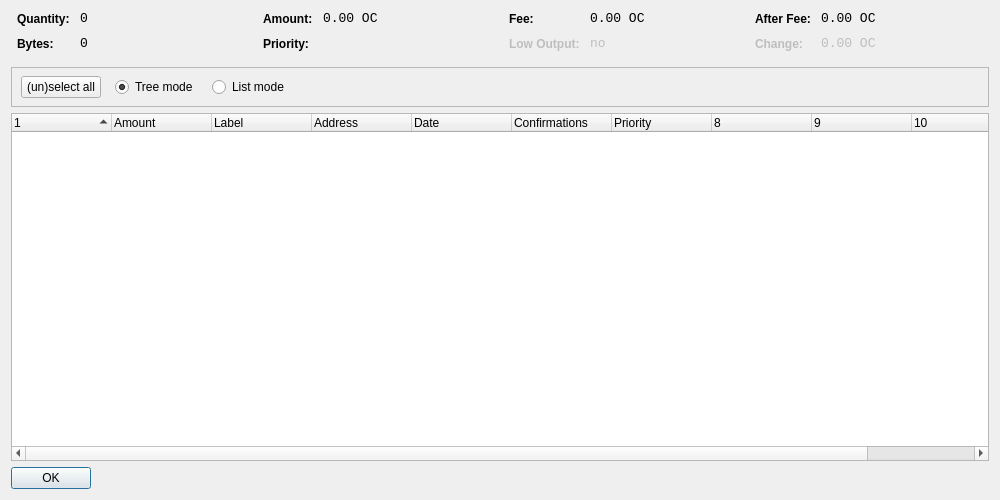
<?xml version="1.0" encoding="UTF-8"?>
<ui version="4.0">
 <class>CoinControlDialog</class>
 <widget class="QDialog" name="CoinControlDialog">
  <property name="geometry">
   <rect>
    <x>0</x>
    <y>0</y>
    <width>1000</width>
    <height>500</height>
   </rect>
  </property>
  <property name="windowTitle">
   <string>Coin Control</string>
  </property>
  <layout class="QVBoxLayout" name="verticalLayout">
   <item>
    <layout class="QHBoxLayout" name="horizontalLayoutTop" stretch="0,0,0,0">
     <property name="topMargin">
      <number>0</number>
     </property>
     <property name="bottomMargin">
      <number>10</number>
     </property>
     <item>
      <layout class="QFormLayout" name="formLayoutCoinControl1">
       <property name="horizontalSpacing">
        <number>10</number>
       </property>
       <property name="verticalSpacing">
        <number>10</number>
       </property>
       <property name="leftMargin">
        <number>6</number>
       </property>
       <property name="rightMargin">
        <number>6</number>
       </property>
       <item row="0" column="0">
        <widget class="QLabel" name="labelCoinControlQuantityText">
         <property name="styleSheet">
          <string notr="true">font-weight:bold;</string>
         </property>
         <property name="text">
          <string>Quantity:</string>
         </property>
        </widget>
       </item>
       <item row="0" column="1">
        <widget class="QLabel" name="labelCoinControlQuantity">
         <property name="font">
          <font>
           <family>Monospace</family>
           <pointsize>10</pointsize>
          </font>
         </property>
         <property name="cursor">
          <cursorShape>IBeamCursor</cursorShape>
         </property>
         <property name="contextMenuPolicy">
          <enum>Qt::ActionsContextMenu</enum>
         </property>
         <property name="text">
          <string>0</string>
         </property>
         <property name="textInteractionFlags">
          <set>Qt::LinksAccessibleByMouse|Qt::TextSelectableByKeyboard|Qt::TextSelectableByMouse</set>
         </property>
        </widget>
       </item>
       <item row="1" column="0">
        <widget class="QLabel" name="labelCoinControlBytesText">
         <property name="styleSheet">
          <string notr="true">font-weight:bold;</string>
         </property>
         <property name="text">
          <string>Bytes:</string>
         </property>
        </widget>
       </item>
       <item row="1" column="1">
        <widget class="QLabel" name="labelCoinControlBytes">
         <property name="font">
          <font>
           <family>Monospace</family>
           <pointsize>10</pointsize>
          </font>
         </property>
         <property name="cursor">
          <cursorShape>IBeamCursor</cursorShape>
         </property>
         <property name="contextMenuPolicy">
          <enum>Qt::ActionsContextMenu</enum>
         </property>
         <property name="text">
          <string>0</string>
         </property>
         <property name="textInteractionFlags">
          <set>Qt::LinksAccessibleByMouse|Qt::TextSelectableByKeyboard|Qt::TextSelectableByMouse</set>
         </property>
        </widget>
       </item>
      </layout>
     </item>
     <item>
      <layout class="QFormLayout" name="formLayoutCoinControl2">
       <property name="horizontalSpacing">
        <number>10</number>
       </property>
       <property name="verticalSpacing">
        <number>10</number>
       </property>
       <property name="leftMargin">
        <number>6</number>
       </property>
       <property name="rightMargin">
        <number>6</number>
       </property>
       <item row="0" column="0">
        <widget class="QLabel" name="labelCoinControlAmountText">
         <property name="styleSheet">
          <string notr="true">font-weight:bold;</string>
         </property>
         <property name="text">
          <string>Amount:</string>
         </property>
        </widget>
       </item>
       <item row="0" column="1">
        <widget class="QLabel" name="labelCoinControlAmount">
         <property name="font">
          <font>
           <family>Monospace</family>
           <pointsize>10</pointsize>
          </font>
         </property>
         <property name="cursor">
          <cursorShape>IBeamCursor</cursorShape>
         </property>
         <property name="contextMenuPolicy">
          <enum>Qt::ActionsContextMenu</enum>
         </property>
         <property name="text">
          <string>0.00 OC</string>
         </property>
         <property name="textInteractionFlags">
          <set>Qt::LinksAccessibleByMouse|Qt::TextSelectableByKeyboard|Qt::TextSelectableByMouse</set>
         </property>
        </widget>
       </item>
       <item row="1" column="0">
        <widget class="QLabel" name="labelCoinControlPriorityText">
         <property name="styleSheet">
          <string notr="true">font-weight:bold;</string>
         </property>
         <property name="text">
          <string>Priority:</string>
         </property>
        </widget>
       </item>
       <item row="1" column="1">
        <widget class="QLabel" name="labelCoinControlPriority">
         <property name="font">
          <font>
           <family>Monospace</family>
           <pointsize>10</pointsize>
          </font>
         </property>
         <property name="cursor">
          <cursorShape>IBeamCursor</cursorShape>
         </property>
         <property name="contextMenuPolicy">
          <enum>Qt::ActionsContextMenu</enum>
         </property>
         <property name="text">
          <string/>
         </property>
         <property name="textInteractionFlags">
          <set>Qt::LinksAccessibleByMouse|Qt::TextSelectableByKeyboard|Qt::TextSelectableByMouse</set>
         </property>
        </widget>
       </item>
      </layout>
     </item>
     <item>
      <layout class="QFormLayout" name="formLayoutCoinControl3">
       <property name="horizontalSpacing">
        <number>10</number>
       </property>
       <property name="verticalSpacing">
        <number>10</number>
       </property>
       <property name="leftMargin">
        <number>6</number>
       </property>
       <property name="rightMargin">
        <number>6</number>
       </property>
       <item row="0" column="0">
        <widget class="QLabel" name="labelCoinControlFeeText">
         <property name="styleSheet">
          <string notr="true">font-weight:bold;</string>
         </property>
         <property name="text">
          <string>Fee:</string>
         </property>
        </widget>
       </item>
       <item row="0" column="1">
        <widget class="QLabel" name="labelCoinControlFee">
         <property name="font">
          <font>
           <family>Monospace</family>
           <pointsize>10</pointsize>
          </font>
         </property>
         <property name="cursor">
          <cursorShape>IBeamCursor</cursorShape>
         </property>
         <property name="contextMenuPolicy">
          <enum>Qt::ActionsContextMenu</enum>
         </property>
         <property name="text">
          <string>0.00 OC</string>
         </property>
         <property name="textInteractionFlags">
          <set>Qt::LinksAccessibleByMouse|Qt::TextSelectableByKeyboard|Qt::TextSelectableByMouse</set>
         </property>
        </widget>
       </item>
       <item row="1" column="0">
        <widget class="QLabel" name="labelCoinControlLowOutputText">
         <property name="enabled">
          <bool>false</bool>
         </property>
         <property name="styleSheet">
          <string notr="true">font-weight:bold;</string>
         </property>
         <property name="text">
          <string>Low Output:</string>
         </property>
        </widget>
       </item>
       <item row="1" column="1">
        <widget class="QLabel" name="labelCoinControlLowOutput">
         <property name="enabled">
          <bool>false</bool>
         </property>
         <property name="font">
          <font>
           <family>Monospace</family>
           <pointsize>10</pointsize>
          </font>
         </property>
         <property name="cursor">
          <cursorShape>IBeamCursor</cursorShape>
         </property>
         <property name="contextMenuPolicy">
          <enum>Qt::ActionsContextMenu</enum>
         </property>
         <property name="text">
          <string>no</string>
         </property>
         <property name="textInteractionFlags">
          <set>Qt::LinksAccessibleByMouse|Qt::TextSelectableByKeyboard|Qt::TextSelectableByMouse</set>
         </property>
        </widget>
       </item>
      </layout>
     </item>
     <item>
      <layout class="QFormLayout" name="formLayoutCoinControl4">
       <property name="horizontalSpacing">
        <number>10</number>
       </property>
       <property name="verticalSpacing">
        <number>10</number>
       </property>
       <property name="leftMargin">
        <number>6</number>
       </property>
       <property name="rightMargin">
        <number>6</number>
       </property>
       <item row="0" column="0">
        <widget class="QLabel" name="labelCoinControlAfterFeeText">
         <property name="styleSheet">
          <string notr="true">font-weight:bold;</string>
         </property>
         <property name="text">
          <string>After Fee:</string>
         </property>
        </widget>
       </item>
       <item row="0" column="1">
        <widget class="QLabel" name="labelCoinControlAfterFee">
         <property name="font">
          <font>
           <family>Monospace</family>
           <pointsize>10</pointsize>
          </font>
         </property>
         <property name="cursor">
          <cursorShape>IBeamCursor</cursorShape>
         </property>
         <property name="contextMenuPolicy">
          <enum>Qt::ActionsContextMenu</enum>
         </property>
         <property name="text">
          <string>0.00 OC</string>
         </property>
         <property name="textInteractionFlags">
          <set>Qt::LinksAccessibleByMouse|Qt::TextSelectableByKeyboard|Qt::TextSelectableByMouse</set>
         </property>
        </widget>
       </item>
       <item row="1" column="0">
        <widget class="QLabel" name="labelCoinControlChangeText">
         <property name="enabled">
          <bool>false</bool>
         </property>
         <property name="styleSheet">
          <string notr="true">font-weight:bold;</string>
         </property>
         <property name="text">
          <string>Change:</string>
         </property>
        </widget>
       </item>
       <item row="1" column="1">
        <widget class="QLabel" name="labelCoinControlChange">
         <property name="enabled">
          <bool>false</bool>
         </property>
         <property name="font">
          <font>
           <family>Monospace</family>
           <pointsize>10</pointsize>
          </font>
         </property>
         <property name="cursor">
          <cursorShape>IBeamCursor</cursorShape>
         </property>
         <property name="contextMenuPolicy">
          <enum>Qt::ActionsContextMenu</enum>
         </property>
         <property name="text">
          <string>0.00 OC</string>
         </property>
         <property name="textInteractionFlags">
          <set>Qt::LinksAccessibleByMouse|Qt::TextSelectableByKeyboard|Qt::TextSelectableByMouse</set>
         </property>
        </widget>
       </item>
      </layout>
     </item>
    </layout>
   </item>
   <item>
    <widget class="QFrame" name="frame">
     <property name="minimumSize">
      <size>
       <width>0</width>
       <height>40</height>
      </size>
     </property>
     <property name="frameShape">
      <enum>QFrame::StyledPanel</enum>
     </property>
     <property name="frameShadow">
      <enum>QFrame::Sunken</enum>
     </property>
     <widget class="QWidget" name="horizontalLayoutWidget">
      <property name="geometry">
       <rect>
        <x>10</x>
        <y>0</y>
        <width>781</width>
        <height>41</height>
       </rect>
      </property>
      <layout class="QHBoxLayout" name="horizontalLayoutPanel" stretch="0,0,0,0,0">
       <property name="spacing">
        <number>14</number>
       </property>
       <item>
        <widget class="QPushButton" name="pushButtonSelectAll">
         <property name="sizePolicy">
          <sizepolicy hsizetype="Maximum" vsizetype="Fixed">
           <horstretch>0</horstretch>
           <verstretch>0</verstretch>
          </sizepolicy>
         </property>
         <property name="text">
          <string>(un)select all</string>
         </property>
        </widget>
       </item>
       <item>
        <widget class="QRadioButton" name="radioTreeMode">
         <property name="sizePolicy">
          <sizepolicy hsizetype="Maximum" vsizetype="Fixed">
           <horstretch>0</horstretch>
           <verstretch>0</verstretch>
          </sizepolicy>
         </property>
         <property name="text">
          <string>Tree mode</string>
         </property>
         <property name="checked">
          <bool>true</bool>
         </property>
        </widget>
       </item>
       <item>
        <widget class="QRadioButton" name="radioListMode">
         <property name="sizePolicy">
          <sizepolicy hsizetype="Maximum" vsizetype="Fixed">
           <horstretch>0</horstretch>
           <verstretch>0</verstretch>
          </sizepolicy>
         </property>
         <property name="text">
          <string>List mode</string>
         </property>
        </widget>
       </item>
       <item>
        <spacer name="horizontalSpacer">
         <property name="orientation">
          <enum>Qt::Horizontal</enum>
         </property>
         <property name="sizeHint" stdset="0">
          <size>
           <width>40</width>
           <height>20</height>
          </size>
         </property>
        </spacer>
       </item>
      </layout>
     </widget>
    </widget>
   </item>
   <item>
    <widget class="CoinControlTreeWidget" name="treeWidget">
     <property name="contextMenuPolicy">
      <enum>Qt::CustomContextMenu</enum>
     </property>
     <property name="sortingEnabled">
      <bool>false</bool>
     </property>
     <property name="columnCount">
      <number>11</number>
     </property>
     <attribute name="headerShowSortIndicator" stdset="0">
      <bool>true</bool>
     </attribute>
     <attribute name="headerStretchLastSection">
      <bool>false</bool>
     </attribute>
     <column>
      <property name="text">
       <string/>
      </property>
     </column>
     <column>
      <property name="text">
       <string>Amount</string>
      </property>
     </column>
     <column>
      <property name="text">
       <string>Label</string>
      </property>
     </column>
     <column>
      <property name="text">
       <string>Address</string>
      </property>
     </column>
     <column>
      <property name="text">
       <string>Date</string>
      </property>
     </column>
     <column>
      <property name="text">
       <string>Confirmations</string>
      </property>
      <property name="toolTip">
       <string>Confirmed</string>
      </property>
     </column>
     <column>
      <property name="text">
       <string>Priority</string>
      </property>
     </column>
     <column>
      <property name="text">
       <string/>
      </property>
     </column>
     <column>
      <property name="text">
       <string/>
      </property>
     </column>
     <column>
      <property name="text">
       <string/>
      </property>
     </column>
     <column>
      <property name="text">
       <string/>
      </property>
     </column>
    </widget>
   </item>
   <item>
    <widget class="QDialogButtonBox" name="buttonBox">
     <property name="sizePolicy">
      <sizepolicy hsizetype="Maximum" vsizetype="Fixed">
       <horstretch>0</horstretch>
       <verstretch>0</verstretch>
      </sizepolicy>
     </property>
     <property name="orientation">
      <enum>Qt::Horizontal</enum>
     </property>
     <property name="standardButtons">
      <set>QDialogButtonBox::Ok</set>
     </property>
    </widget>
   </item>
  </layout>
 </widget>
 <customwidgets>
  <customwidget>
   <class>CoinControlTreeWidget</class>
   <extends>QTreeWidget</extends>
   <header>coincontroltreewidget.h</header>
  </customwidget>
 </customwidgets>
 <resources/>
 <connections/>
</ui>
